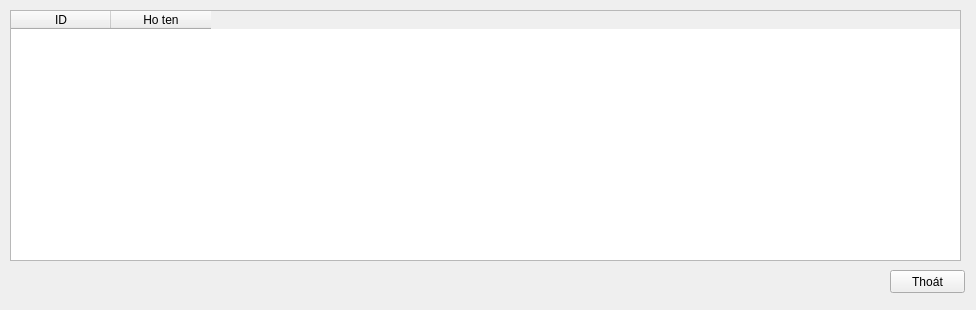
<?xml version="1.0" encoding="UTF-8"?>
<ui version="4.0">
 <class>employee</class>
 <widget class="QWidget" name="employee">
  <property name="geometry">
   <rect>
    <x>0</x>
    <y>0</y>
    <width>976</width>
    <height>310</height>
   </rect>
  </property>
  <property name="windowTitle">
   <string>Form</string>
  </property>
  <widget class="QPushButton" name="pushButton">
   <property name="geometry">
    <rect>
     <x>890</x>
     <y>270</y>
     <width>75</width>
     <height>23</height>
    </rect>
   </property>
   <property name="text">
    <string>Thoát</string>
   </property>
  </widget>
  <widget class="QTableWidget" name="tableWidget">
   <property name="geometry">
    <rect>
     <x>10</x>
     <y>10</y>
     <width>951</width>
     <height>251</height>
    </rect>
   </property>
   <column>
    <property name="text">
     <string>ID</string>
    </property>
   </column>
   <column>
    <property name="text">
     <string>Ho ten</string>
    </property>
   </column>
  </widget>
 </widget>
 <resources/>
 <connections/>
</ui>
